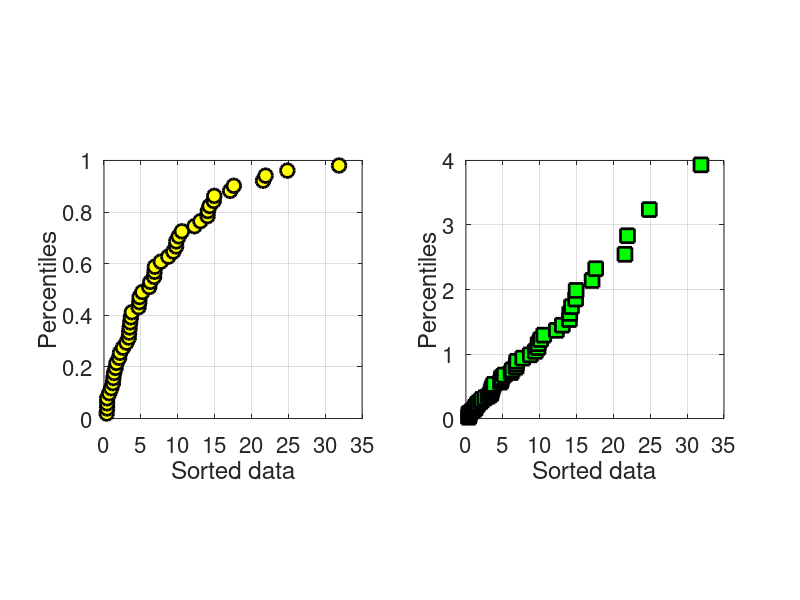

The MATLAB script that drew this image: (Note: this script raises an error after producing the figure.)
clear
clc
close all

%% ACTIVITY 1
% ACquisition of the data
Traffic_gaps=[1.27, 3.65, 3.36, 1.70, 6.90, 31.88, 14.04, 9.78, 1.21, 0.43, 13.08, 0.42, 2.05, 3.55,...
5.20, 4.79, 6.28, 17.60, 1.57, 9.80, 3.05, 2.58, 9.41, 6.79, 0.42, 14.95, 0.71, 6.13,...
4.83, 3.78, 0.36, 17.11, 4.69, 21.91, 10.56, 7.71, 0.98, 2.17, 3.48, 10.13, 3.41,...
14.32, 6.85, 21.57, 1.37, 8.73, 24.87, 12.27, 14.88, 14.08];

% Sorting of the data in ascending order
Sorted_data = sort(Traffic_gaps);

% Quantification of the number of data N
N = length(Traffic_gaps);

% Creation of the SEED vector: 1,2,...,N
SEED = 1:1:N;

% Calculation of the percentiles
Percentiles = SEED./(1+N);

%% Plot of the percentiles against the sorted data
figure % creation of a new figure

subplot(1,2,1) % definition of a panel of plots (1 x 2) - first plot
plot(Sorted_data,Percentiles,'ko','markersize',10,'linewidth',2,'markerfacecolor','y')
xlabel('Sorted data')
ylabel('Percentiles')
axis square
set(gca,'fontsize',16)
hold on
grid on

subplot(1,2,2) % definition of a panel of plots (1 x 2) - second plot
streched_percentiles = -log(1-Percentiles);
plot(Sorted_data,streched_percentiles,'ks','markersize',10,'linewidth',2,'markerfacecolor','g')
xlabel('Sorted data')
ylabel('Percentiles')
axis square
set(gca,'fontsize',16)
hold on
grid on

ft1 = fittype({'x'});
p1 = fit(Sorted_data',streched_percentiles',ft1); %This creates a 'cfit' variable p that is your fitted function
x_fit = linspace(0,max(Sorted_data),100); %x-values to evaluate
y1_fitted = feval(p1, x_fit); %y-values for the evaluated x-values
hold on
plot(x_fit,y1_fitted,'r--','linewidth',2)
legend({'Data';['\lambda = ',num2str(p1.a)]},'location','northwest')




